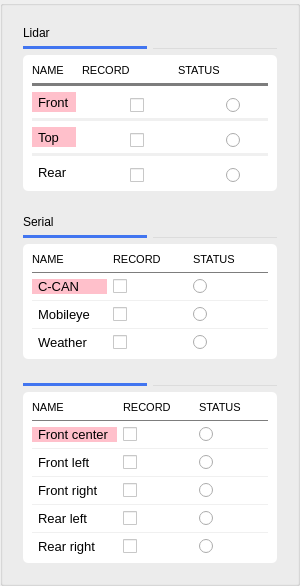
          <widget class="QGroupBox" name="leftContent_2">
           <property name="minimumSize">
            <size>
             <width>300</width>
             <height>0</height>
            </size>
           </property>
           <property name="maximumSize">
            <size>
             <width>300</width>
             <height>16777215</height>
            </size>
           </property>
           <property name="title">
            <string/>
           </property>
           <layout class="QGridLayout" name="gridLayout_8">
            <item row="0" column="0">
             <widget class="QGroupBox" name="gr_lidar_3">
              <property name="styleSheet">
               <string notr="true">/*QGroupBox{
border-top:1px solid red;
margin-top:19px;
font-size:14px;
}
QGroupBox::title {
  subcontrol-origin: margin;
    subcontrol-position:left top; 
   padding:0;
	heiight:20px;
    background-color: transparent;
	border-bottom:4px solid red;
	visibility:hidden;
}*/

QGroupBox{
 	background-color: transparent;
	border:0;
}</string>
              </property>
              <property name="title">
               <string/>
              </property>
              <layout class="QGridLayout" name="gridLayout_29">
               <item row="0" column="0" colspan="2">
                <widget class="QLabel" name="label_43">
                 <property name="maximumSize">
                  <size>
                   <width>16777215</width>
                   <height>20</height>
                  </size>
                 </property>
                 <property name="styleSheet">
                  <string notr="true">font:14px 'Roboto';</string>
                 </property>
                 <property name="text">
                  <string>Lidar</string>
                 </property>
                </widget>
               </item>
               <item row="1" column="0">
                <widget class="Line" name="line_47">
                 <property name="styleSheet">
                  <string notr="true">background:#4175f0;
border:0;
width:25px;
height:4px;

</string>
                 </property>
                 <property name="orientation">
                  <enum>Qt::Horizontal</enum>
                 </property>
                </widget>
               </item>
               <item row="1" column="1">
                <widget class="Line" name="line_39">
                 <property name="styleSheet">
                  <string notr="true">background:transparent;
border-bottom:1px solid #dcdcdc;
</string>
                 </property>
                 <property name="orientation">
                  <enum>Qt::Horizontal</enum>
                 </property>
                </widget>
               </item>
               <item row="2" column="0" colspan="2">
                <widget class="QWidget" name="widget_17" native="true">
                 <property name="styleSheet">
                  <string notr="true">background:#ffffff;
border:0;
border-radius:5px;
font-size:13px;
</string>
                 </property>
                 <layout class="QGridLayout" name="gridLayout_4">
                  <item row="0" column="0">
                   <widget class="QLabel" name="lblTitle_28">
                    <property name="styleSheet">
                     <string notr="true">font-size:11px;</string>
                    </property>
                    <property name="text">
                     <string>NAME</string>
                    </property>
                   </widget>
                  </item>
                  <item row="0" column="1" colspan="2">
                   <widget class="QLabel" name="lblTitle_29">
                    <property name="styleSheet">
                     <string notr="true">font-size:11px;</string>
                    </property>
                    <property name="text">
                     <string>RECORD</string>
                    </property>
                   </widget>
                  </item>
                  <item row="0" column="3" colspan="2">
                   <widget class="QLabel" name="lblTitle_30">
                    <property name="styleSheet">
                     <string notr="true">font-size:11px;</string>
                    </property>
                    <property name="text">
                     <string>STATUS</string>
                    </property>
                   </widget>
                  </item>
                  <item row="1" column="0" colspan="5">
                   <widget class="Line" name="line_50">
                    <property name="styleSheet">
                     <string notr="true">background:#7d7d7d;</string>
                    </property>
                    <property name="orientation">
                     <enum>Qt::Horizontal</enum>
                    </property>
                   </widget>
                  </item>
                  <item row="2" column="0" rowspan="2">
                   <widget class="QLabel" name="label_44">
                    <property name="styleSheet">
                     <string notr="true">background:pink;
border-radius:0;
padding-left:3px;
padding-right:3px;</string>
                    </property>
                    <property name="text">
                     <string>Front</string>
                    </property>
                   </widget>
                  </item>
                  <item row="3" column="2">
                   <widget class="QCheckBox" name="cb_front_lidar">
                    <property name="text">
                     <string/>
                    </property>
                   </widget>
                  </item>
                  <item row="3" column="4">
                   <widget class="QRadioButton" name="radioButton_27">
                    <property name="text">
                     <string/>
                    </property>
                   </widget>
                  </item>
                  <item row="4" column="0" colspan="5">
                   <widget class="Line" name="line_48">
                    <property name="minimumSize">
                     <size>
                      <width>0</width>
                      <height>1</height>
                     </size>
                    </property>
                    <property name="styleSheet">
                     <string notr="true">background:#f0f0f0;</string>
                    </property>
                    <property name="orientation">
                     <enum>Qt::Horizontal</enum>
                    </property>
                   </widget>
                  </item>
                  <item row="5" column="0" rowspan="2">
                   <widget class="QLabel" name="label_45">
                    <property name="styleSheet">
                     <string notr="true">border-radius:0;
padding-left:3px;
padding-right:3px;
background-color:pink;</string>
                    </property>
                    <property name="text">
                     <string>Top</string>
                    </property>
                   </widget>
                  </item>
                  <item row="6" column="2">
                   <widget class="QCheckBox" name="cb_top_lidar">
                    <property name="text">
                     <string/>
                    </property>
                   </widget>
                  </item>
                  <item row="6" column="4">
                   <widget class="QRadioButton" name="radioButton_32">
                    <property name="text">
                     <string/>
                    </property>
                   </widget>
                  </item>
                  <item row="7" column="0" colspan="5">
                   <widget class="Line" name="line_49">
                    <property name="minimumSize">
                     <size>
                      <width>0</width>
                      <height>1</height>
                     </size>
                    </property>
                    <property name="styleSheet">
                     <string notr="true">background:#f0f0f0;</string>
                    </property>
                    <property name="orientation">
                     <enum>Qt::Horizontal</enum>
                    </property>
                   </widget>
                  </item>
                  <item row="8" column="0" rowspan="2">
                   <widget class="QLabel" name="label_46">
                    <property name="styleSheet">
                     <string notr="true">border-radius:0;
padding-left:3px;
padding-right:3px;</string>
                    </property>
                    <property name="text">
                     <string>Rear</string>
                    </property>
                   </widget>
                  </item>
                  <item row="9" column="2">
                   <widget class="QCheckBox" name="cb_rear_lidar">
                    <property name="text">
                     <string/>
                    </property>
                   </widget>
                  </item>
                  <item row="9" column="4">
                   <widget class="QRadioButton" name="radioButton_33">
                    <property name="text">
                     <string/>
                    </property>
                   </widget>
                  </item>
                 </layout>
                </widget>
               </item>
              </layout>
             </widget>
            </item>
            <item row="1" column="0">
             <widget class="QGroupBox" name="groupBox_2">
              <property name="styleSheet">
               <string notr="true">/*QGroupBox{
border-top:1px solid red;
margin-top:19px;
font-size:14px;
}
QGroupBox::title {
  subcontrol-origin: margin;
    subcontrol-position:left top; 
   padding:0;
	heiight:20px;
    background-color: transparent;
	border-bottom:4px solid red;
	visibility:hidden;
}*/

QGroupBox{
 	background-color: transparent;
	border:0;
}</string>
              </property>
              <property name="title">
               <string/>
              </property>
              <layout class="QGridLayout" name="gridLayout_12">
               <item row="0" column="0" colspan="2">
                <widget class="QLabel" name="label_12">
                 <property name="maximumSize">
                  <size>
                   <width>16777215</width>
                   <height>20</height>
                  </size>
                 </property>
                 <property name="styleSheet">
                  <string notr="true">font:14px 'Roboto';</string>
                 </property>
                 <property name="text">
                  <string>Serial</string>
                 </property>
                </widget>
               </item>
               <item row="1" column="0">
                <widget class="Line" name="line_54">
                 <property name="styleSheet">
                  <string notr="true">background:#4175f0;
border:0;
width:25px;
height:4px;

</string>
                 </property>
                 <property name="orientation">
                  <enum>Qt::Horizontal</enum>
                 </property>
                </widget>
               </item>
               <item row="1" column="1">
                <widget class="Line" name="line_53">
                 <property name="styleSheet">
                  <string notr="true">background:transparent;
border-bottom:1px solid #dcdcdc;
</string>
                 </property>
                 <property name="orientation">
                  <enum>Qt::Horizontal</enum>
                 </property>
                </widget>
               </item>
               <item row="2" column="0" colspan="2">
                <widget class="QWidget" name="widget_18" native="true">
                 <property name="styleSheet">
                  <string notr="true">background:#ffffff;
border:0;
border-radius:5px;
font-size:13px;
</string>
                 </property>
                 <layout class="QGridLayout" name="gridLayout_13">
                  <item row="0" column="0">
                   <widget class="QLabel" name="lblTitle_31">
                    <property name="styleSheet">
                     <string notr="true">font-size:11px;</string>
                    </property>
                    <property name="text">
                     <string>NAME</string>
                    </property>
                   </widget>
                  </item>
                  <item row="0" column="1">
                   <widget class="QLabel" name="lblTitle_32">
                    <property name="styleSheet">
                     <string notr="true">font-size:11px;</string>
                    </property>
                    <property name="text">
                     <string>RECORD</string>
                    </property>
                   </widget>
                  </item>
                  <item row="0" column="2">
                   <widget class="QLabel" name="lblTitle_33">
                    <property name="styleSheet">
                     <string notr="true">font-size:11px;</string>
                    </property>
                    <property name="text">
                     <string>STATUS</string>
                    </property>
                   </widget>
                  </item>
                  <item row="1" column="0" colspan="3">
                   <widget class="Line" name="line_58">
                    <property name="minimumSize">
                     <size>
                      <width>0</width>
                      <height>1</height>
                     </size>
                    </property>
                    <property name="maximumSize">
                     <size>
                      <width>16777215</width>
                      <height>1</height>
                     </size>
                    </property>
                    <property name="styleSheet">
                     <string notr="true">background:#7d7d7d;</string>
                    </property>
                    <property name="orientation">
                     <enum>Qt::Horizontal</enum>
                    </property>
                   </widget>
                  </item>
                  <item row="2" column="0">
                   <widget class="QLabel" name="label_47">
                    <property name="styleSheet">
                     <string notr="true">background:pink;
border-radius:0;
padding-left:3px;
padding-right:3px;</string>
                    </property>
                    <property name="text">
                     <string>C-CAN</string>
                    </property>
                   </widget>
                  </item>
                  <item row="2" column="1">
                   <widget class="QCheckBox" name="cb_can_serial">
                    <property name="text">
                     <string/>
                    </property>
                   </widget>
                  </item>
                  <item row="2" column="2">
                   <widget class="QRadioButton" name="radioButton_34">
                    <property name="text">
                     <string/>
                    </property>
                   </widget>
                  </item>
                  <item row="3" column="0" colspan="3">
                   <widget class="Line" name="line_55">
                    <property name="minimumSize">
                     <size>
                      <width>0</width>
                      <height>1</height>
                     </size>
                    </property>
                    <property name="maximumSize">
                     <size>
                      <width>16777215</width>
                      <height>1</height>
                     </size>
                    </property>
                    <property name="styleSheet">
                     <string notr="true">background:#f0f0f0;</string>
                    </property>
                    <property name="orientation">
                     <enum>Qt::Horizontal</enum>
                    </property>
                   </widget>
                  </item>
                  <item row="4" column="0">
                   <widget class="QLabel" name="label_48">
                    <property name="styleSheet">
                     <string notr="true">border-radius:0;
padding-left:3px;
padding-right:3px;</string>
                    </property>
                    <property name="text">
                     <string>Mobileye</string>
                    </property>
                   </widget>
                  </item>
                  <item row="4" column="1">
                   <widget class="QCheckBox" name="cb_mobileye_serial">
                    <property name="text">
                     <string/>
                    </property>
                   </widget>
                  </item>
                  <item row="4" column="2">
                   <widget class="QRadioButton" name="radioButton_35">
                    <property name="text">
                     <string/>
                    </property>
                   </widget>
                  </item>
                  <item row="5" column="0" colspan="3">
                   <widget class="Line" name="line_56">
                    <property name="minimumSize">
                     <size>
                      <width>0</width>
                      <height>1</height>
                     </size>
                    </property>
                    <property name="maximumSize">
                     <size>
                      <width>16777215</width>
                      <height>1</height>
                     </size>
                    </property>
                    <property name="styleSheet">
                     <string notr="true">background:#f0f0f0;</string>
                    </property>
                    <property name="orientation">
                     <enum>Qt::Horizontal</enum>
                    </property>
                   </widget>
                  </item>
                  <item row="6" column="0">
                   <widget class="QLabel" name="label_49">
                    <property name="styleSheet">
                     <string notr="true">border-radius:0;
padding-left:3px;
padding-right:3px;</string>
                    </property>
                    <property name="text">
                     <string>Weather</string>
                    </property>
                   </widget>
                  </item>
                  <item row="6" column="1">
                   <widget class="QCheckBox" name="cb_weather_serial">
                    <property name="text">
                     <string/>
                    </property>
                   </widget>
                  </item>
                  <item row="6" column="2">
                   <widget class="QRadioButton" name="radioButton_36">
                    <property name="text">
                     <string/>
                    </property>
                   </widget>
                  </item>
                 </layout>
                </widget>
               </item>
              </layout>
             </widget>
            </item>
            <item row="2" column="0">
             <widget class="QGroupBox" name="groupBox_7">
              <property name="styleSheet">
               <string notr="true">/*QGroupBox{
border-top:1px solid red;
margin-top:19px;
font-size:14px;
}
QGroupBox::title {
  subcontrol-origin: margin;
    subcontrol-position:left top; 
   padding:0;
	heiight:20px;
    background-color: transparent;
	border-bottom:4px solid red;
	visibility:hidden;
}*/

QGroupBox{
 	background-color: transparent;
	border:0;
}</string>
              </property>
              <property name="title">
               <string/>
              </property>
              <layout class="QGridLayout" name="gridLayout_14">
               <item row="1" column="0">
                <widget class="Line" name="line_65">
                 <property name="styleSheet">
                  <string notr="true">background:#4175f0;
border:0;
width:25px;
height:4px;

</string>
                 </property>
                 <property name="orientation">
                  <enum>Qt::Horizontal</enum>
                 </property>
                </widget>
               </item>
               <item row="1" column="1">
                <widget class="Line" name="line_64">
                 <property name="styleSheet">
                  <string notr="true">background:transparent;
border-bottom:1px solid #dcdcdc;
</string>
                 </property>
                 <property name="orientation">
                  <enum>Qt::Horizontal</enum>
                 </property>
                </widget>
               </item>
               <item row="2" column="0" colspan="2">
                <widget class="QWidget" name="widget_22" native="true">
                 <property name="styleSheet">
                  <string notr="true">background:#ffffff;
border:0;
border-radius:5px;
font-size:13px;
</string>
                 </property>
                 <layout class="QGridLayout" name="gridLayout_15">
                  <item row="0" column="0">
                   <widget class="QLabel" name="lblTitle_37">
                    <property name="styleSheet">
                     <string notr="true">font-size:11px;</string>
                    </property>
                    <property name="text">
                     <string>NAME</string>
                    </property>
                   </widget>
                  </item>
                  <item row="0" column="1">
                   <widget class="QLabel" name="lblTitle_38">
                    <property name="styleSheet">
                     <string notr="true">font-size:11px;</string>
                    </property>
                    <property name="text">
                     <string>RECORD</string>
                    </property>
                   </widget>
                  </item>
                  <item row="0" column="2">
                   <widget class="QLabel" name="lblTitle_39">
                    <property name="styleSheet">
                     <string notr="true">font-size:11px;</string>
                    </property>
                    <property name="text">
                     <string>STATUS</string>
                    </property>
                   </widget>
                  </item>
                  <item row="1" column="0" colspan="3">
                   <widget class="Line" name="line_68">
                    <property name="minimumSize">
                     <size>
                      <width>0</width>
                      <height>1</height>
                     </size>
                    </property>
                    <property name="maximumSize">
                     <size>
                      <width>16777215</width>
                      <height>1</height>
                     </size>
                    </property>
                    <property name="styleSheet">
                     <string notr="true">background:#7d7d7d;</string>
                    </property>
                    <property name="orientation">
                     <enum>Qt::Horizontal</enum>
                    </property>
                   </widget>
                  </item>
                  <item row="2" column="0">
                   <widget class="QLabel" name="label_50">
                    <property name="styleSheet">
                     <string notr="true">background:pink;
border-radius:0;
padding-left:3px;
padding-right:3px;</string>
                    </property>
                    <property name="text">
                     <string>Front center</string>
                    </property>
                   </widget>
                  </item>
                  <item row="2" column="1">
                   <widget class="QCheckBox" name="cb_frontcenter_radar">
                    <property name="text">
                     <string/>
                    </property>
                   </widget>
                  </item>
                  <item row="2" column="2">
                   <widget class="QRadioButton" name="radioButton_37">
                    <property name="text">
                     <string/>
                    </property>
                   </widget>
                  </item>
                  <item row="3" column="0" colspan="3">
                   <widget class="Line" name="line_66">
                    <property name="minimumSize">
                     <size>
                      <width>0</width>
                      <height>1</height>
                     </size>
                    </property>
                    <property name="maximumSize">
                     <size>
                      <width>16777215</width>
                      <height>1</height>
                     </size>
                    </property>
                    <property name="styleSheet">
                     <string notr="true">background:#f0f0f0;</string>
                    </property>
                    <property name="orientation">
                     <enum>Qt::Horizontal</enum>
                    </property>
                   </widget>
                  </item>
                  <item row="4" column="0">
                   <widget class="QLabel" name="label_55">
                    <property name="styleSheet">
                     <string notr="true">border-radius:0;
padding-left:3px;
padding-right:3px;</string>
                    </property>
                    <property name="text">
                     <string>Front left</string>
                    </property>
                   </widget>
                  </item>
                  <item row="4" column="1">
                   <widget class="QCheckBox" name="cb_frontleft_radar">
                    <property name="text">
                     <string/>
                    </property>
                   </widget>
                  </item>
                  <item row="4" column="2">
                   <widget class="QRadioButton" name="radioButton_38">
                    <property name="text">
                     <string/>
                    </property>
                   </widget>
                  </item>
                  <item row="5" column="0" colspan="3">
                   <widget class="Line" name="line_67">
                    <property name="minimumSize">
                     <size>
                      <width>0</width>
                      <height>1</height>
                     </size>
                    </property>
                    <property name="maximumSize">
                     <size>
                      <width>16777215</width>
                      <height>1</height>
                     </size>
                    </property>
                    <property name="styleSheet">
                     <string notr="true">background:#f0f0f0;</string>
                    </property>
                    <property name="orientation">
                     <enum>Qt::Horizontal</enum>
                    </property>
                   </widget>
                  </item>
                  <item row="6" column="0">
                   <widget class="QLabel" name="label_56">
                    <property name="styleSheet">
                     <string notr="true">border-radius:0;
padding-left:3px;
padding-right:3px;</string>
                    </property>
                    <property name="text">
                     <string>Front right</string>
                    </property>
                   </widget>
                  </item>
                  <item row="6" column="1">
                   <widget class="QCheckBox" name="cb_frontright_radar">
                    <property name="text">
                     <string/>
                    </property>
                   </widget>
                  </item>
                  <item row="6" column="2">
                   <widget class="QRadioButton" name="radioButton_39">
                    <property name="text">
                     <string/>
                    </property>
                   </widget>
                  </item>
                  <item row="7" column="0" colspan="3">
                   <widget class="Line" name="line_69">
                    <property name="minimumSize">
                     <size>
                      <width>0</width>
                      <height>1</height>
                     </size>
                    </property>
                    <property name="maximumSize">
                     <size>
                      <width>16777215</width>
                      <height>1</height>
                     </size>
                    </property>
                    <property name="styleSheet">
                     <string notr="true">background:#f0f0f0;</string>
                    </property>
                    <property name="orientation">
                     <enum>Qt::Horizontal</enum>
                    </property>
                   </widget>
                  </item>
                  <item row="8" column="0">
                   <widget class="QLabel" name="label_57">
                    <property name="styleSheet">
                     <string notr="true">border-radius:0;
padding-left:3px;
padding-right:3px;</string>
                    </property>
                    <property name="text">
                     <string>Rear left</string>
                    </property>
                   </widget>
                  </item>
                  <item row="8" column="1">
                   <widget class="QCheckBox" name="cb_rearleft_radar">
                    <property name="text">
                     <string/>
                    </property>
                   </widget>
                  </item>
                  <item row="8" column="2">
                   <widget class="QRadioButton" name="radioButton_44">
                    <property name="text">
                     <string/>
                    </property>
                   </widget>
                  </item>
                  <item row="9" column="0" colspan="3">
                   <widget class="Line" name="line_70">
                    <property name="minimumSize">
                     <size>
                      <width>0</width>
                      <height>1</height>
                     </size>
                    </property>
                    <property name="maximumSize">
                     <size>
                      <width>16777215</width>
                      <height>1</height>
                     </size>
                    </property>
                    <property name="styleSheet">
                     <string notr="true">background:#f0f0f0;</string>
                    </property>
                    <property name="orientation">
                     <enum>Qt::Horizontal</enum>
                    </property>
                   </widget>
                  </item>
                  <item row="10" column="0">
                   <widget class="QLabel" name="label_58">
                    <property name="styleSheet">
                     <string notr="true">border-radius:0;
padding-left:3px;
padding-right:3px;</string>
                    </property>
                    <property name="text">
                     <string>Rear right</string>
                    </property>
                   </widget>
                  </item>
                  <item row="10" column="1">
                   <widget class="QCheckBox" name="cb_rearright_radar">
                    <property name="text">
                     <string/>
                    </property>
                   </widget>
                  </item>
                  <item row="10" column="2">
                   <widget class="QRadioButton" name="radioButton_45">
                    <property name="text">
                     <string/>
                    </property>
                   </widget>
                  </item>
                 </layout>
                </widget>
               </item>
              </layout>
              <widget class="Line" name="line_71">
               <property name="geometry">
                <rect>
                 <x>20</x>
                 <y>240</y>
                 <width>250</width>
                 <height>1</height>
                </rect>
               </property>
               <property name="styleSheet">
                <string notr="true">background:#f0f0f0;</string>
               </property>
               <property name="orientation">
                <enum>Qt::Horizontal</enum>
               </property>
              </widget>
             </widget>
            </item>
           </layout>
          </widget>
